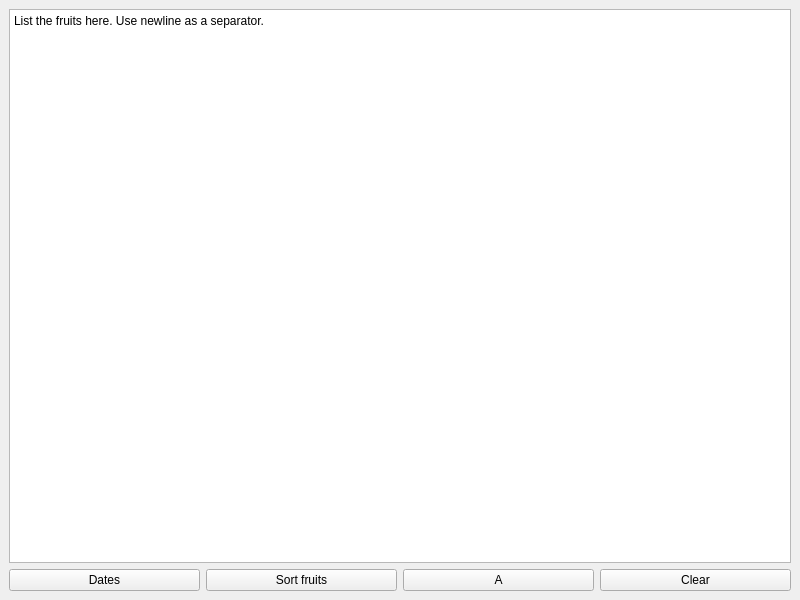
<?xml version="1.0" encoding="UTF-8"?>
<ui version="4.0">
 <class>MainWindow</class>
 <widget class="QMainWindow" name="MainWindow">
  <property name="geometry">
   <rect>
    <x>0</x>
    <y>0</y>
    <width>800</width>
    <height>600</height>
   </rect>
  </property>
  <property name="windowTitle">
   <string>MainWindow</string>
  </property>
  <widget class="QWidget" name="centralwidget">
   <layout class="QVBoxLayout" name="verticalLayout">
    <item>
     <widget class="QPlainTextEdit" name="plainTextEdit">
      <property name="plainText">
       <string>List the fruits here. Use newline as a separator.</string>
      </property>
      <property name="placeholderText">
       <string/>
      </property>
     </widget>
    </item>
    <item>
     <layout class="QHBoxLayout" name="horizontalLayout">
      <item>
       <widget class="QPushButton" name="pushButton">
        <property name="text">
         <string>Dates</string>
        </property>
       </widget>
      </item>
      <item>
       <widget class="QPushButton" name="sortButton">
        <property name="text">
         <string>Sort fruits</string>
        </property>
       </widget>
      </item>
      <item>
       <widget class="QPushButton" name="aButton">
        <property name="text">
         <string>A</string>
        </property>
       </widget>
      </item>
      <item>
       <widget class="QPushButton" name="clearButton">
        <property name="text">
         <string>Clear</string>
        </property>
       </widget>
      </item>
     </layout>
    </item>
   </layout>
  </widget>
 </widget>
 <resources/>
 <connections/>
</ui>
